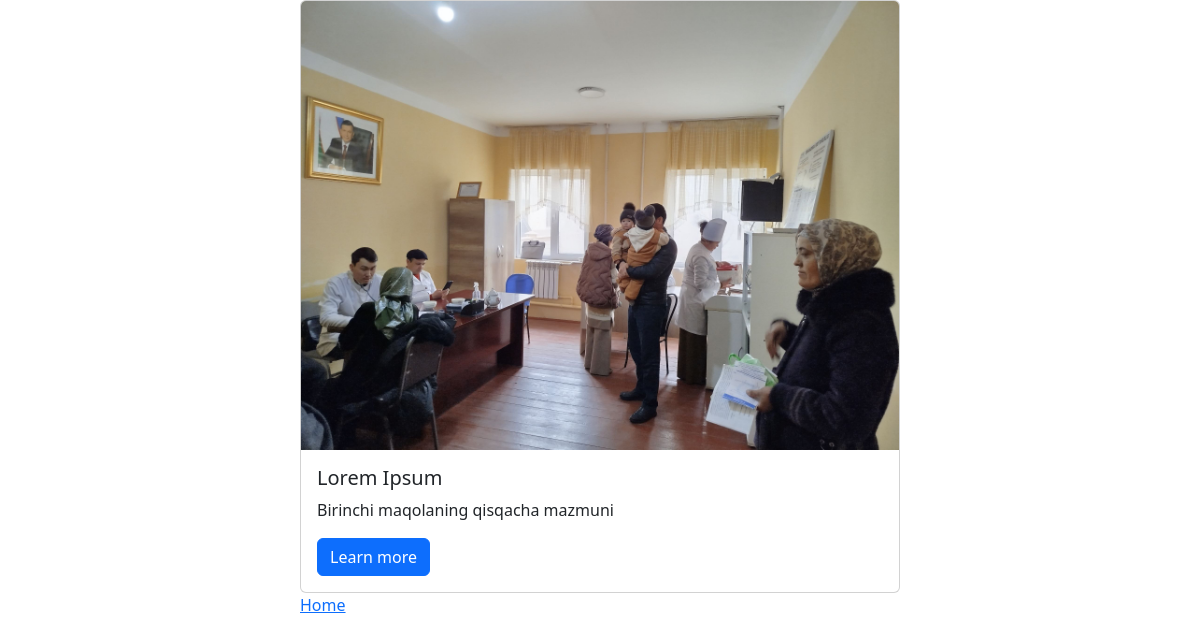
The app's page /articles/ with its own data.
### articles/models.py (models this page shows, shortened)
class Article(models.Model):
    title = models.CharField(max_length=150)
    summary = models.CharField(max_length=200)
    body = models.TextField()
    date = models.DateTimeField(auto_now_add=True)
    photo = models.ImageField(upload_to='images/', blank=True)
    author = models.ForeignKey(
        get_user_model(),
        on_delete=models.CASCADE
    )

### articles/views.py (the view)
# urls.py: path('', ArticleView.as_view(), name='article_list'),
class ArticleView(ListView):
    model = Article
    template_name = 'article_list.html'

### templates/article_list.html
{% extends 'base.html' %} {% block content %}
<div class="w-50 mx-auto">
  {% for article in object_list %}
  <div class="card" style="width: 100%">
    {% if article.photo %}
    <img src="{{article.photo.url}}" class="card-img-top" alt="..." />
    {% endif %}
    <div class="card-body">
      <h5 class="card-title">{{article.title}}</h5>
      <p class="card-text">{{article.summary}}</p>
      <a href="{% url 'article_detail' article.pk %}" class="btn btn-primary"
        >Learn more</a
      >
    </div>
  </div>
  {% endfor %}
  <a href="{% url 'home' %}">Home</a>
</div>
{% endblock content %}

### records on screen
Article: photo (picture), title "Lorem Ipsum", summary "Birinchi maqolaning qisqacha mazmuni"
